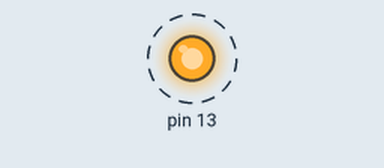
A sketch run on a simulated Arduino Uno, built with avr-gcc and run on an emulated ATmega328P. On the bench: output pins drawn as LEDs (lit = HIGH). Dashed ring = blinking. Random numbers use the default seed unless the sketch sets one; what the sketch prints to the serial monitor is not drawn.

Above: at 0.5 s.
Timing chart, 0 to 4.6 s (numbered marks = the images above):
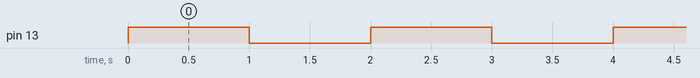

Measured:
- by itself, pin 13: alternates HIGH for 1.0 s and LOW for 1.0 s

The sketch:

Blink.ino
```cpp
int dataNum = random(90,160);
char id[15];
char dataBuf[15];
char all[116];

void setup() {
  Serial.begin(9600);
  pinMode(13, OUTPUT);
}

// the loop function runs over and over again forever
void loop() {
  sprintf(id, "%d", 1);
  sprintf(dataBuf, "%d", random(90,160));
  strcat(all,id);
  strcat(all,"FF");
  strcat(all,dataBuf);
  Serial.println(all);
  strcpy(all,"");

  digitalWrite(13, HIGH);   // turn the LED on (HIGH is the voltage level)
  delay(1000);              // wait for a second

  sprintf(id, "%d", 2);
  sprintf(dataBuf, "%d", random(90,160));
  strcat(all,id);
  strcat(all,"FF");
  strcat(all,dataBuf);
  Serial.println(all);
  strcpy(all,"");

  digitalWrite(13, LOW);    // turn the LED off by making the voltage LOW
  delay(1000);              // wait for a second
}
```
